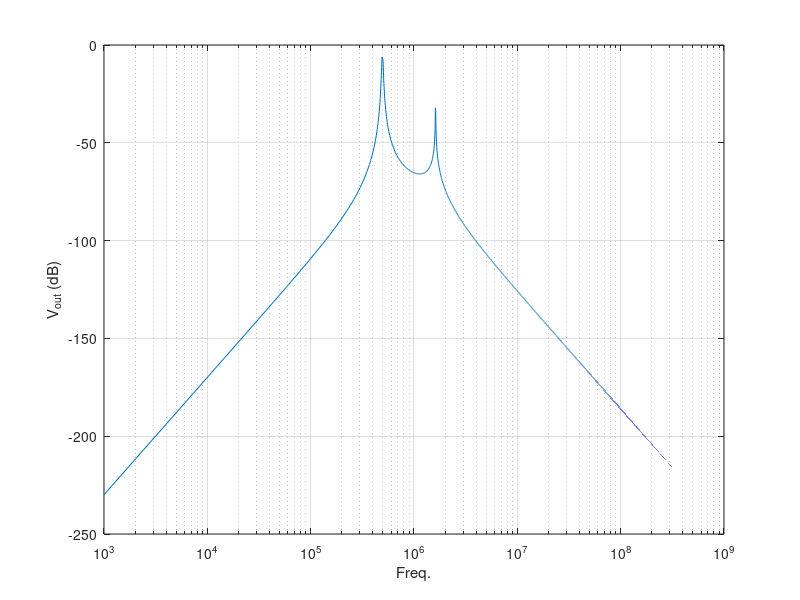

Write the MATLAB code that produced this figure.
function SimulateCircuit3()
    addpath("stamps/");
    addpath("test-circuits/");
    
    load("circuit3.mat", 'G', 'C', 'b');

    % The output node
    output_node = 4;

    % Simulation params
    num_points = 100000;
    f_start = 1000;
    f_end = 1*10^9;
    freqs = linspace(f_start, f_end, num_points);
    Vout = zeros(num_points, 1);
    phaseOut = zeros(num_points, 1);
    
    % Fequency domain solution
    % s = j*2pi*f
    for i=1:num_points
        s = 1i * 2* pi * freqs(i);
        A = G + s*C;
        [L, U, P, Q] = lu(A, 0.01);
        z = L \ (P*b);
        y = U\z;
        sols = Q*y;
        Vout(i) = abs(sols(output_node));
    end
    
    figure('Name', 'Freq. Domain (circuit3)')
    semilogx(freqs, 20*log10(Vout));
    grid on;
    xlabel('Freq.')
    ylabel('V_{out} (dB)')

end